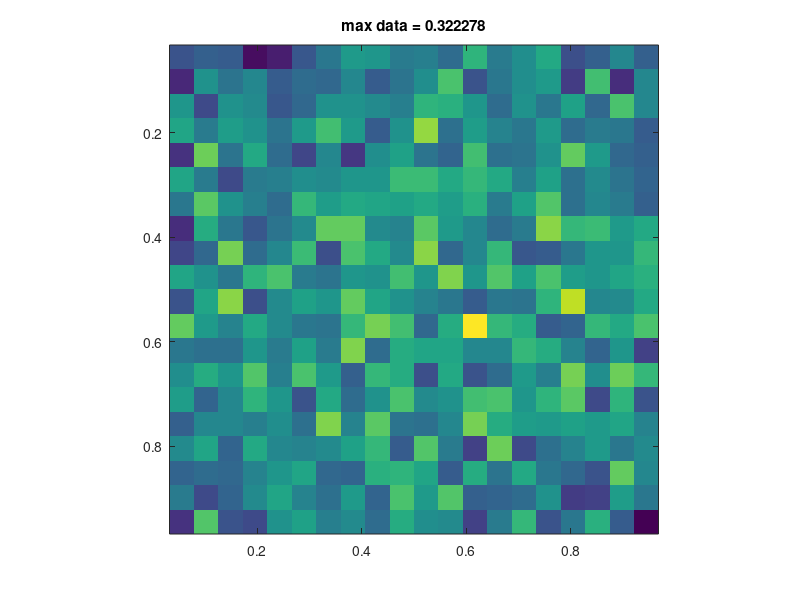
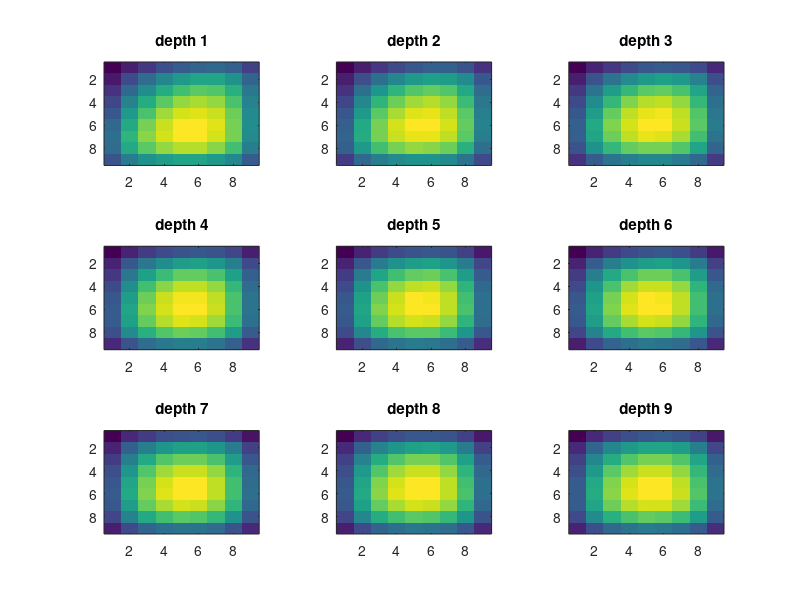

Reproduce these figures in MATLAB, in order. (Note: this script raises an error after producing the figures.)
clear all; close all;


addpath ../test
%%

% Program a quadratic regularization inversion to check forward operator
% accuracy against analytic solutions

% Project cell walls to centres
centre = @(x) x(1:end - 1) + 0.5*diff(x);




x = linspace(0,1,10);
y = linspace(0,1,10);
z = linspace(2,3,10);

zc = centre(z);
xc = centre(x);
yc = centre(y);

nz = length(zc);
nx = length(xc);
ny = length(yc);
nnn = nz * nx * ny;



dx = x(2) - x(1);
dy = y(2) - y(1);
dz = z(2) - z(1);

h = ones(nnn, 1) * dx*dy*dz;

%[Z X Y] = meshgrid(z, x, y);

nobsx = 20;
[ObsX, ObsY] = meshgrid(linspace(0, 1, nobsx),...
    linspace(0,1,nobsx));

ObsZ = zeros(size(ObsX)) + 0.5;

nobs = numel(ObsX(:));
% When I ordered the matrices to accomodate the matlab vectorize order (
% for when we multiply m(:).  the kronecker products required to build the
% operator showed a slightly different symmetry than when BenP derived the
% same problem, so the codes look a little different.


% Geometric part of the Gravity kernel
% According to the UBC Documentation, the gravity kernel involves source
% location minus observation location, whereas the magnetic kernel
% has the order reversed.  Below is the magnetic.

% R = ((((kron3(ez,exy',obsX',ez')-kron3(ez,exy,obsX,ez)).^2)...
% +(kron3(ez,exy',ez',obsY')-kron3(ez,exy,ez,obsY)).^2)...
% +(kron3(1,exy',ez',obsZ)-kron3(1,exy,z,exy)).^2).^(-1/2);
% exy = ones(1,nx*ny)
% ez = ones(1,nz)
% Here we have the gravity case.
% G = (dv*(kron3(1,exy',z,exy)-kron3(1,exy,ez',obsZ))...
% .*((((kron3(ez,exy',obsX,ez)-kron3(ez,exy,obsX',ez')).^2)...
% +(kron3(ez,exy',ez,obsY)-kron3(ez,exy,ez',obsY')).^2)...
% +(kron3(1,exy',z,exy)-kron3(1,exy,ez',obsZ)).^2).^(-3/2));



e = @ (n) ones(n, 1);
% Scale up dimensions to 3D
kron3 = @(a, b, c)  kron(a, kron(b, c));
% Kron observations to size G
kronobs = @(obs) kron( e(nnn)', obs(:) );
% Kron dimensions to size G and subtract obs distance
H = kron( e(nobs), h');
Z = kron( e(nobs), kron3( e(ny)', e(nx)', zc)) - kronobs(ObsZ);
X = kron( e(nobs), kron3( e(ny)', xc, e(nz)')) - kronobs(ObsX);
Y = kron( e(nobs), kron3( yc, e(nx)', e(nz)')) - kronobs(ObsY);
R = (X.^2 + Y.^2 + Z.^2).^(3/2);
G = Z .* H .* 1./R;

% G = dv*(kron(e(nx*ny)',Z(:)')-zeros(nx*ny,nx*ny*nz))...
% .*((((kron(e(nx*ny)',X(:)')-kron(e(nx*ny*nz),kron(x',e(ny)'))).^2)...
% +((kron(e(nx*ny)',Y(:)')-kron(e(nx*ny*nz),kron(e(nx)',y'))).^2)...
% +((kron(e(nx*ny)',Z(:)')-zeros(nx*ny,nx*ny*nz)).^2)).^(-3/2));

m = ones(nz, nx, ny);
m(round(0.5*nz),...
    round(0.5*nx) : round(0.5*nx) + 1,...
    round(0.5*ny) : round(0.5*ny) + 1 ) = 4;

%m = m + noise;

% m(1:2,1:2,15) = 2000;
d = G*m(:);
d = d + 0.1 * mean(d) * randn(length(d), 1);
dcube = reshape(d, size(ObsX) );
figure()
imagesc(xc,yc,dcube)
title(sprintf('max data = %f', max(d(:))))
axis square
% m(1:2,1:2,15) = 2000;

D = @(n,k) spdiags([-e(n ) .* 1/k(1), e(n ) .* 1/k(1)], [-1 0], n +1 , n);


Dz = D(nz, h);
Dx = D(nx, h);
Dy = D(ny, h);
%Dz([1,end]) = 2/h(1);
%Dx([1,end]) = 2/h(1);
%Dy([1,end]) = 2/h(1);

Iz = speye(nz);
Ix = speye(nx);
Iy = speye(ny);
Dz = kron(Iy, kron(Ix, Dz));
Dx = kron(Iy, kron(Dx, Iz));
Dy = kron(Dy, kron(Ix, Iz));

GRAD = [Dz; Dx; Dy];

Im = spdiags(e(nnn) * h(1), 0, nnn, nnn);

beta = 1e-10;

A = G' * G + beta * (GRAD' * GRAD) + beta * Im;
minv = A\(G' * d(:));

minv = reshape(minv, nz, nx, ny);

figure()
for zi = 1:length(zc)
    subplot(round(sqrt(nz)), round(sqrt(nz)), zi)
    imagesc(squeeze(minv( zi ,:, :)))
    title(sprintf('depth %i', zi))
end



%% Derivative Testing
% Phi = 1/2 ||Gm-d||^2 + 1/2(|grad*m|^2 + m'm*h)
% dPhi/dm = G'Gm - G'd + grad'grad*m + m*h
m = m(:);
d = d(:);

mr = randn(size(G,2),1);
Phi = @(m) 1/2 * (G*m - d)' * (G*m -d) + ...
    1/2 * ( (GRAD * m)' * (GRAD * m)) ;
    

dPhidm = @(m) ( (G' * G) * m) - (G' * d) + ...
    (GRAD' * GRAD) * m;


derivTest(Phi, dPhidm, length(mr))




